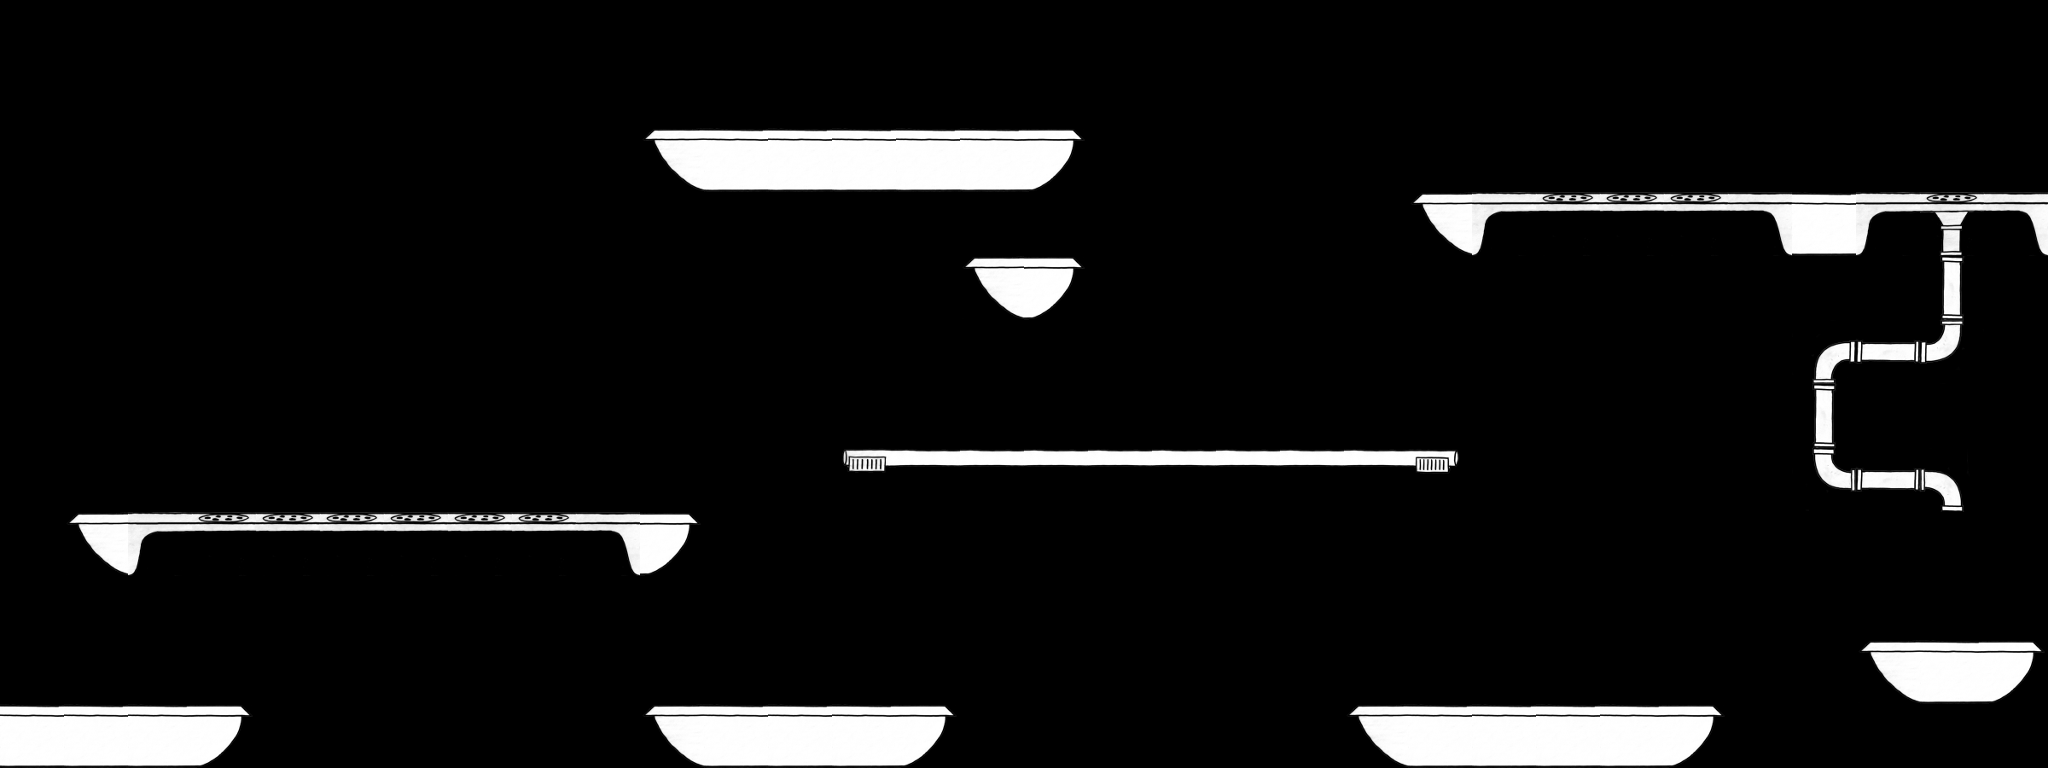

A 2D game scene composited from a Tiled map and its tileset images. What follows is a short description and the map's XML, with every tile layer's data as written:
An orthogonal 32x12 tile map with 64x64 px tiles, 2 tile layers (platforms, ducts), 4 tilesets and 3 objects.

<map version="1.0" orientation="orthogonal" renderorder="right-down" width="32" height="12" tilewidth="64" tileheight="64" nextobjectid="4">
 <tileset firstgid="1" name="pipes" tilewidth="64" tileheight="64" tilecount="6" columns="3">
  <image source="tiles/all_pipes.png" width="192" height="128" />
 </tileset>
 <tileset firstgid="7" name="fans" tilewidth="64" tileheight="64" tilecount="4" columns="4">
  <image source="tiles/fans.png" width="256" height="64" />
 </tileset>
 <tileset firstgid="11" name="grates" tilewidth="64" tileheight="64" tilecount="4" columns="4">
  <image source="tiles/grates.png" width="256" height="64" />
 </tileset>
 <tileset firstgid="15" name="platforms" tilewidth="64" tileheight="64" tilecount="6" columns="3">
  <image source="tiles/platforms.png" width="192" height="128" />
 </tileset>
 <layer name="platforms" width="32" height="12">
  <data encoding="csv">
0,0,0,0,0,0,0,0,0,0,0,0,0,0,0,0,0,0,0,0,0,0,0,0,0,0,0,0,0,0,0,0,
0,0,0,0,0,0,0,0,0,0,0,0,0,0,0,0,0,0,0,0,0,0,0,0,0,0,0,0,0,0,0,0,
0,0,0,0,0,0,0,0,0,0,15,16,16,16,16,16,17,0,0,0,0,0,0,0,0,0,0,0,0,0,0,0,
0,0,0,0,0,0,0,0,0,0,0,0,0,0,0,0,0,0,0,0,0,0,15,11,12,12,12,13,16,11,14,13,
0,0,0,0,0,0,0,0,0,0,0,0,0,0,0,15,17,0,0,0,0,0,0,0,0,0,0,0,0,0,6,0,
0,0,0,0,0,0,0,0,0,0,0,0,0,0,0,0,0,0,0,0,0,0,0,0,0,0,0,0,1,3,5,0,
0,0,0,0,0,0,0,0,0,0,0,0,0,0,0,0,0,0,0,0,0,0,0,0,0,0,0,0,6,0,0,0,
0,0,0,0,0,0,0,0,0,0,0,0,0,0,0,0,0,0,0,0,0,0,0,0,0,0,0,0,4,3,2,0,
0,15,11,12,12,12,12,12,12,13,17,0,0,0,0,0,0,0,0,0,0,0,0,0,0,0,0,0,0,0,0,0,
0,0,0,0,0,0,0,0,0,0,0,0,0,0,0,0,0,0,0,0,0,0,0,0,0,0,0,0,0,0,0,0,
0,0,0,0,0,0,0,0,0,0,0,0,0,0,0,0,0,0,0,0,0,0,0,0,0,0,0,0,0,15,16,17,
16,16,16,17,0,0,0,0,0,0,15,16,16,16,17,0,0,0,0,0,0,15,16,16,16,16,17,0,0,0,0,0
</data>
 </layer>
 <objectgroup name="fans">
  <object id="1" gid="7" x="102" y="518" width="64" height="64" />
  <object id="2" gid="9" x="991" y="264" width="64" height="64" />
  <object id="3" gid="7" x="1449.58" y="201.01" width="64" height="64" />
 </objectgroup>
 <layer name="ducts" width="32" height="12">
  <data encoding="csv">
0,0,0,0,0,0,0,0,0,0,0,0,0,0,0,0,0,0,0,0,0,0,0,0,0,0,0,0,0,0,0,0,
0,0,0,0,0,0,0,0,0,0,0,0,0,0,0,0,0,0,0,0,0,0,0,0,0,0,0,0,0,0,0,0,
0,0,0,0,0,0,0,0,0,0,0,0,0,0,0,0,0,0,0,0,0,0,0,0,0,0,0,0,0,0,0,0,
0,0,0,0,0,0,0,0,0,0,0,0,0,0,0,0,0,0,0,0,0,0,0,0,0,0,0,0,0,0,0,0,
0,0,0,0,0,0,0,0,0,0,0,0,0,0,0,0,0,0,0,0,0,0,0,0,0,0,0,0,0,0,0,0,
0,0,0,0,0,0,0,0,0,0,0,0,0,0,0,0,0,0,0,0,0,0,0,0,0,0,0,0,0,0,0,0,
0,0,0,0,0,0,0,0,0,0,0,0,0,0,0,0,0,0,0,0,0,0,0,0,0,0,0,0,0,0,0,0,
0,0,0,0,0,0,0,0,0,0,0,0,0,18,19,19,19,19,19,19,19,19,20,0,0,0,0,0,0,0,0,0,
0,0,0,0,0,0,0,0,0,0,0,0,0,0,0,0,0,0,0,0,0,0,0,0,0,0,0,0,0,0,0,0,
0,0,0,0,0,0,0,0,0,0,0,0,0,0,0,0,0,0,0,0,0,0,0,0,0,0,0,0,0,0,0,0,
0,0,0,0,0,0,0,0,0,0,0,0,0,0,0,0,0,0,0,0,0,0,0,0,0,0,0,0,0,0,0,0,
0,0,0,0,0,0,0,0,0,0,0,0,0,0,0,0,0,0,0,0,0,0,0,0,0,0,0,0,0,0,0,0
</data>
 </layer>
</map>
